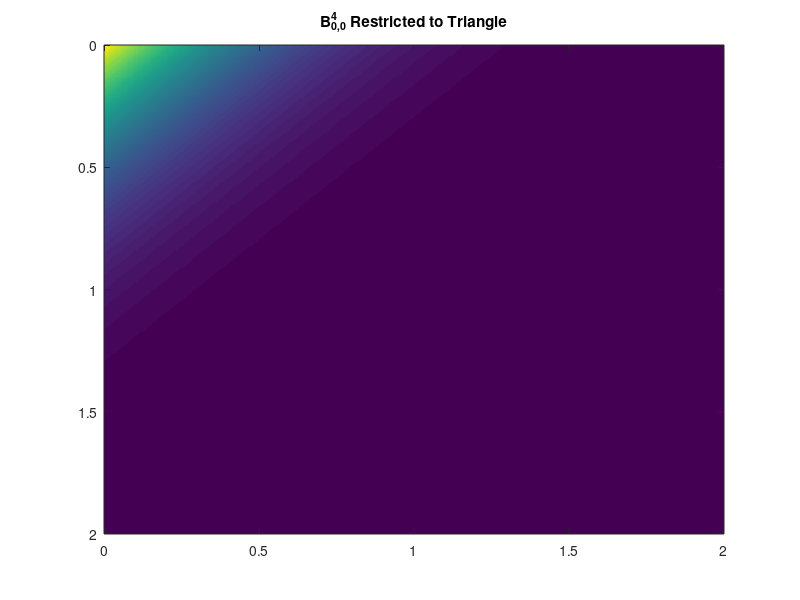

The MATLAB script that drew this image: (Note: this script raises an error after producing the figure.)
% This script corroborates that the expansion coefficients work.

clear;
clc;

n = 4;
L = 2;
K = linspace(0, L, 512);

[XX, YY] = meshgrid(K, K);

k = 1;

for i = 0 : n
    for j = 0 : n - i
        f = figure;        
                I = nchoosek(n, i) .* nchoosek(n - i, j) .* XX .^ i .* YY .^ j .* (L - XX - YY) .^ (n - i - j) ./ L .^ n;
                imagesc(K, K, I .* (XX < flip(YY)));
                title(sprintf("B_{%i,%i}^{%i} Restricted to Triangle", i, j, n));        
%         I = nchoosek(n, i) .* nchoosek(n - i, j) .* XX .^ i .* YY .^ j .* (2 * L - XX - YY) .^ (n - i - j) ./ (2 * L) .^ n;
%         imagesc(K, K, I);
%         title(sprintf("B_{%i,%i}^{%i} Restricted to Square", i, j, n));
        
        ax = gca;
        ax.YDir = "normal";
        colorbar;
        caxis([0, 1]);
        xticks(0 : .2 : 2);
        yticks(0 : .2 : 2);
        
        [X, map] = rgb2ind(frame2im(getframe(f)), 256);        
        if k == 1
            imwrite(X, map, 'NonSepTrg.gif', 'gif', 'Loopcount', inf);
        else
            imwrite(X, map, 'NonSepTrg.gif', 'gif', 'WriteMode', 'append');
        end        
        k = k + 1;
    end
end